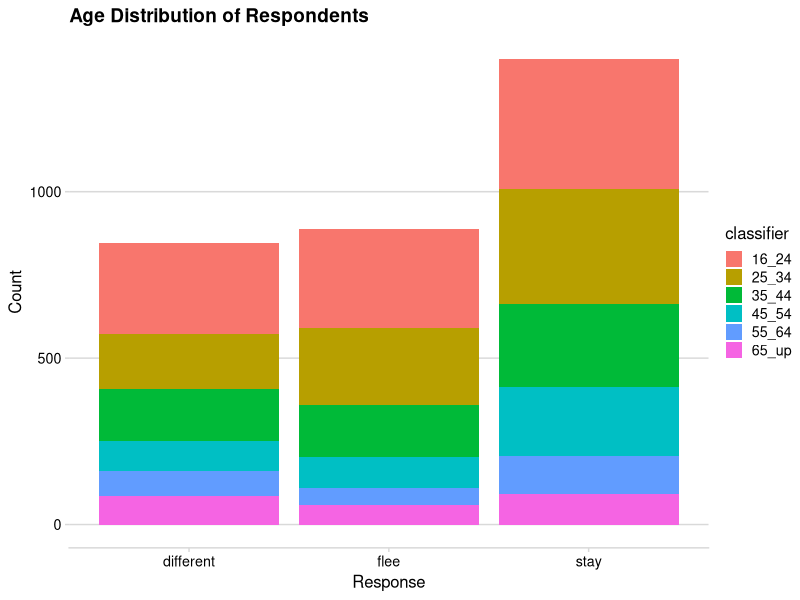
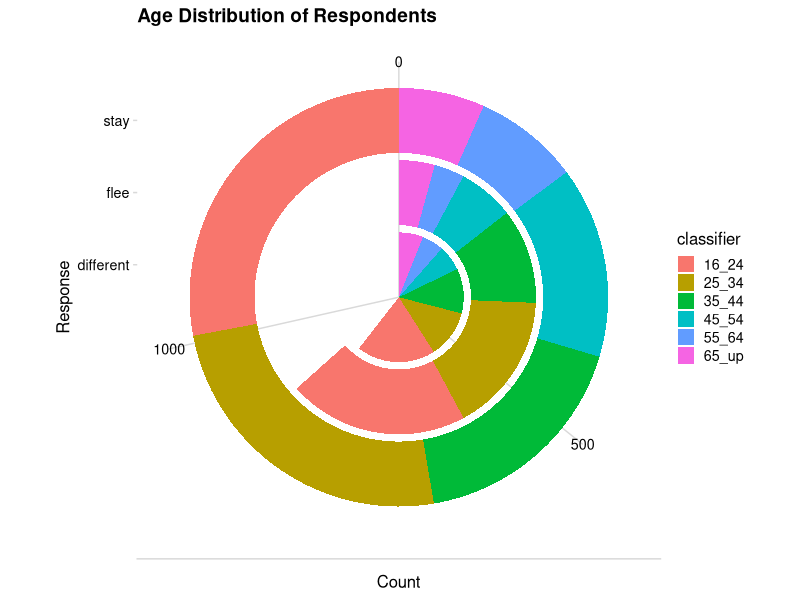
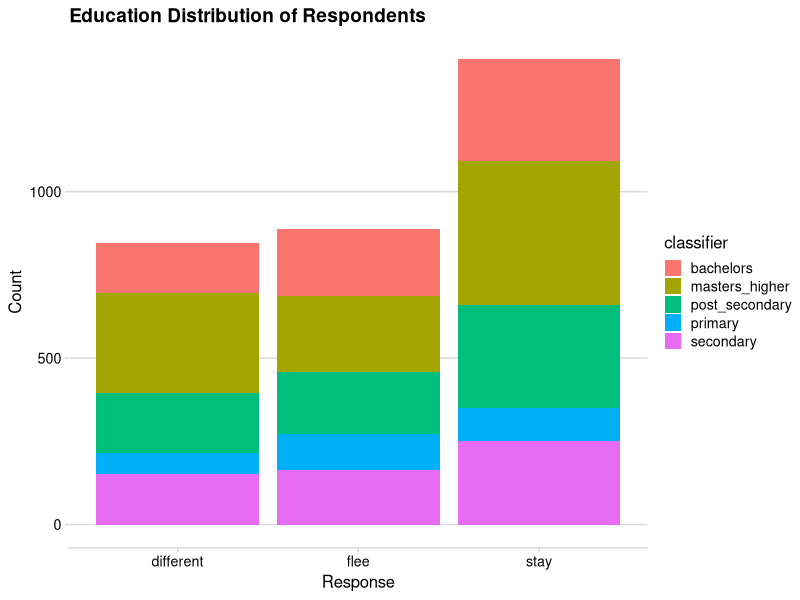
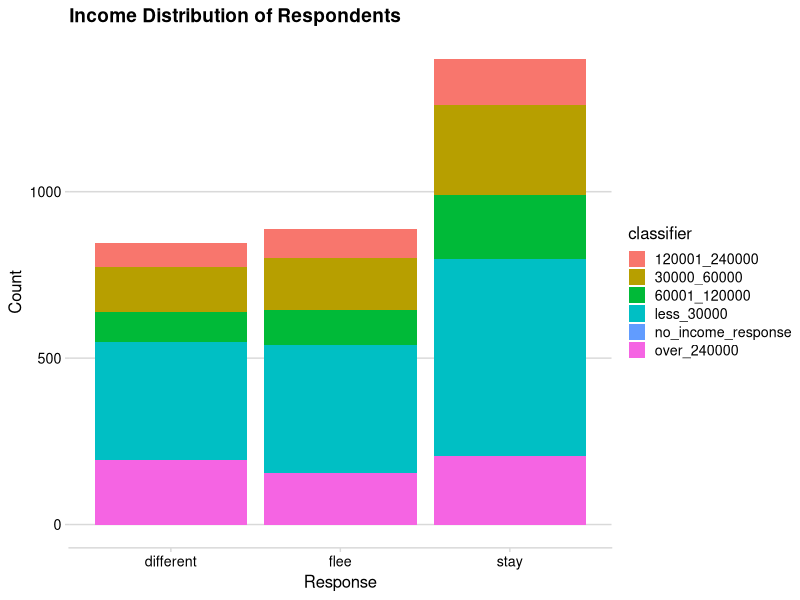
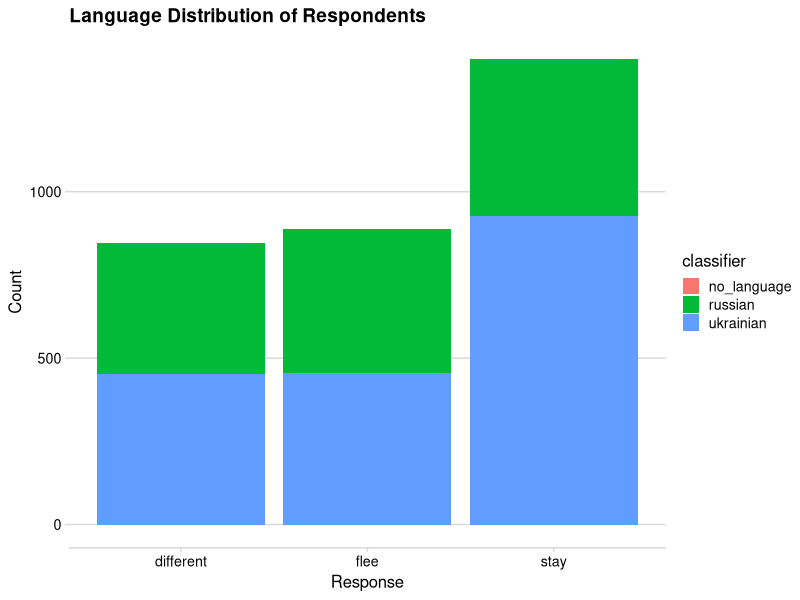
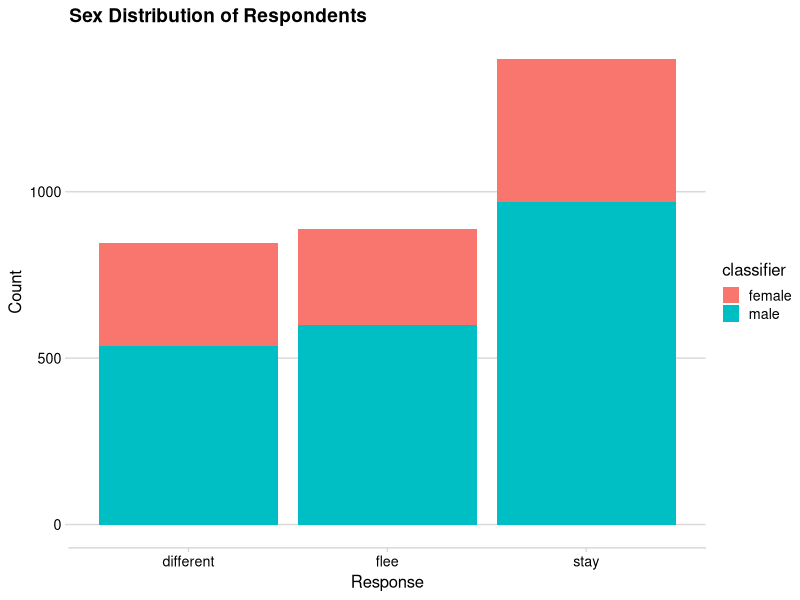
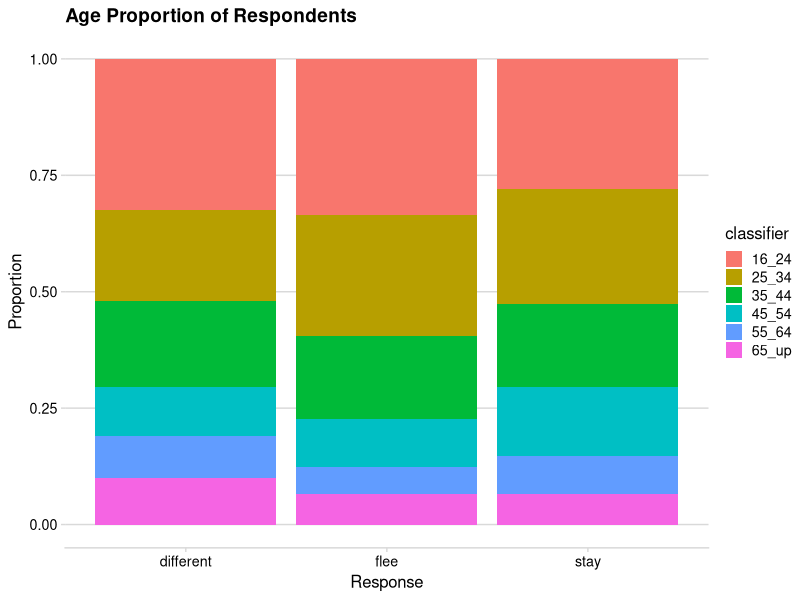

Here is the R script that generated these plots, in order:
## ---- chunk 1
knitr::opts_chunk$set(echo = FALSE)

library(tidyverse)
library(plyr); library(dplyr)
library(ggplot2)
library(cowplot)
library(broom)
library(scales)

## ---- chunk 2
#load the data
martial_data <- read_csv("martial-data.csv")
## ---- chunk 3
#load the summary data
summary_data <- read_csv("summary.csv")
age <-read_csv("age.csv")
education <-read_csv("education.csv")
income <-read_csv("income.csv")
language <-read_csv("language.csv")
sex <-read_csv("sex.csv")
age_prop <-read_csv("age_prop.csv")
## ---- chunk 4
library(cowplot)
age_plot <- ggplot(age, aes(fill=classifier, y=count, x=response)) + 
  geom_bar(position='stack', stat='identity') +
  labs(x='Response', y='Count', title='Age Distribution of Respondents') +
  theme(plot.title = element_text(hjust=0.5, size=20, face='bold')) +
  theme_minimal_hgrid(12)

age_plot

pie <- age_plot + coord_polar("y", start=0)

pie
## ---- chunk 5
library(cowplot)
education_plot <- ggplot(education, aes(fill=classifier, y=count, x=response)) + 
  geom_bar(position='stack', stat='identity') +
  labs(x='Response', y='Count', title='Education Distribution of Respondents') +
  theme(plot.title = element_text(hjust=0.5, size=20, face='bold')) +
  theme_minimal_hgrid(12)

education_plot
## ---- chunk 6
library(cowplot)
income_plot <- ggplot(income, aes(fill=classifier, y=count, x=response)) + 
  geom_bar(position='stack', stat='identity') +
  labs(x='Response', y='Count', title='Income Distribution of Respondents') +
  theme(plot.title = element_text(hjust=0.5, size=20, face='bold')) +
  theme_minimal_hgrid(12)

income_plot
## ---- chunk 7
library(cowplot)
language_plot <- ggplot(language, aes(fill=classifier, y=count, x=response)) + 
  geom_bar(position='stack', stat='identity') +
  labs(x='Response', y='Count', title='Language Distribution of Respondents') +
  theme(plot.title = element_text(hjust=0.5, size=20, face='bold')) +
  theme_minimal_hgrid(12)

language_plot
## ---- chunk 8
library(cowplot)
sex_plot <- ggplot(sex, aes(fill=classifier, y=count, x=response)) + 
  geom_bar(position='stack', stat='identity') +
  labs(x='Response', y='Count', title='Sex Distribution of Respondents') +
  theme(plot.title = element_text(hjust=0.5, size=20, face='bold')) +
  theme_minimal_hgrid(12)

sex_plot
## ---- chunk 9
library(cowplot)
ageprop_plot <- ggplot(age_prop, aes(fill=classifier, y=percentage, x=response)) + 
  geom_bar(position='stack', stat='identity') +
  labs(x='Response', y='Proportion', title='Age Proportion of Respondents') +
  theme(plot.title = element_text(hjust=0.5, size=20, face='bold')) +
  theme_minimal_hgrid(12)

ageprop_plot
